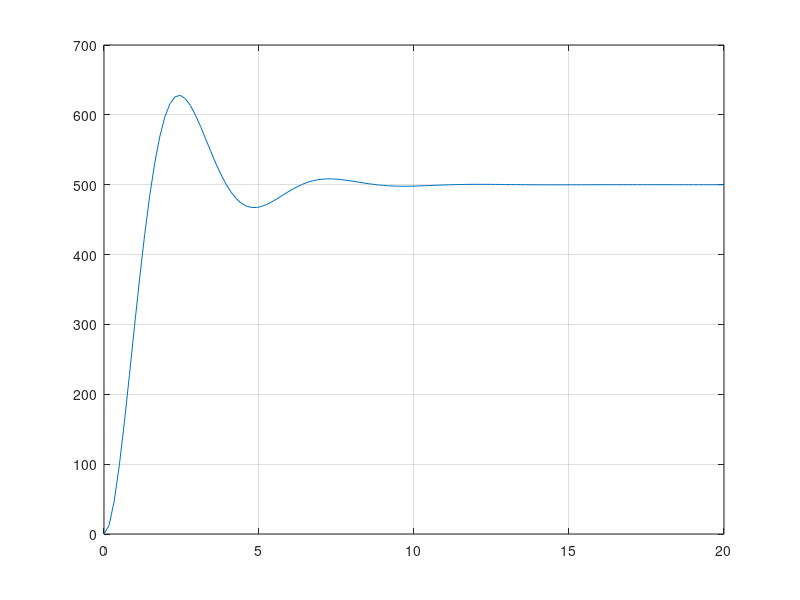

Recreate this plot in MATLAB. (Note: this script raises an error after producing the figure.)
% Nikhil Misra, Edward Liu, Shelley Wei, Cindy Ning
% ENGR 130 Module 6 Report
% Section B
% November 16th, 2023

clear;
clc;
close all;

% loading the external file
load('MEASURED_RPM.mat')

% graphing RPM vs time
plot(time, RPM)
grid on

% creating a straight line at y = 1000 to see if the graph ever reaches
% 1000 RPM
yline(1000)

% using the function to find the final RPM value, maximum overshoot
% percentage, rise time, and settling time of the wave
[steadyvalue, maximum, rising, settling] = getWaveformData(RPM, time);

%% Lab 2 P
clear;
clc;
close all;

% creating five plots that test five different values of P
figure(1)

subplot(5, 1, 1)
[trial_time1, trial_RPM1] = control_system('P', 1);
plot(trial_time1, trial_RPM1)
yline(1000)
[finalr1, maxover1, riset1, settlet1] = getWaveformData(trial_RPM1, trial_time1);
title('Graph for a P Value of 1')
xlabel('Time (s)')
ylabel('RPM')

subplot(5, 1, 2)
[trial_time2, trial_RPM2] = control_system('P', 55);
plot(trial_time2, trial_RPM2)
yline(1000)
[finalr2, maxover2, riset2, settlet2] = getWaveformData(trial_RPM2, trial_time2);
title('Graph for a P Value of 55')
xlabel('Time (s)')
ylabel('RPM')

subplot(5, 1, 3)
[trial_time3, trial_RPM3] = control_system('P', 70);
plot(trial_time3, trial_RPM3)
yline(1000)
[finalr3, maxover3, riset3, settlet3] = getWaveformData(trial_RPM3, trial_time3);
title('Graph for a P Value of 70')
xlabel('Time (s)')
ylabel('RPM')

subplot(5, 1, 4)
[trial_time4, trial_RPM4] = control_system('P', 90);
plot(trial_time4, trial_RPM4)
yline(1000)
[finalr4, maxover4, riset4, settlet4] = getWaveformData(trial_RPM4, trial_time4);
title('Graph for a P Value of 90')
xlabel('Time (s)')
ylabel('RPM')

subplot(5, 1, 5)
[trial_time5, trial_RPM5] = control_system('P', 100);
plot(trial_time5, trial_RPM5)
yline(1000)
[finalr5, maxover5, riset5, settlet5] = getWaveformData(trial_RPM5, trial_time5);
title('Graph for a P Value of 100')
xlabel('Time (s)')
ylabel('RPM')

%% LAB 2 PD
clear;
clc;
close all;

% creating five plots that test five different values of D while keeping P
% 100 because when P was 100, the final RPM was closest to the target value
figure(1)

subplot(5, 1, 1)
[trial_time1, trial_RPM1] = control_system('P', 100, 'D', 2);
plot(trial_time1, trial_RPM1)
yline(1000)
[finalr1, maxover1, riset1, settlet1] = getWaveformData(trial_RPM1, trial_time1);
title('Graph for a D Value of 2')
xlabel('Time (s)')
ylabel('RPM')

subplot(5, 1, 2)
[trial_time2, trial_RPM2] = control_system('P', 100, 'D', 14);
plot(trial_time2, trial_RPM2)
yline(1000)
[finalr2, maxover2, riset2, settlet2] = getWaveformData(trial_RPM2, trial_time2);
title('Graph for a D Value of 14')
xlabel('Time (s)')
ylabel('RPM')

subplot(5, 1, 3)
[trial_time3, trial_RPM3] = control_system('P', 100, 'D', 16);
plot(trial_time3, trial_RPM3)
yline(1000)
[finalr3, maxover3, riset3, settlet3] = getWaveformData(trial_RPM3, trial_time3);
title('Graph for a D Value of 16')
xlabel('Time (s)')
ylabel('RPM')

subplot(5, 1, 4)
[trial_time4, trial_RPM4] = control_system('P', 100, 'D', 18);
plot(trial_time4, trial_RPM4)
yline(1000)
[finalr4, maxover4, riset4, settlet4] = getWaveformData(trial_RPM4, trial_time4);
title('Graph for a D Value of 18')
xlabel('Time (s)')
ylabel('RPM')

subplot(5, 1, 5)
[trial_time5, trial_RPM5] = control_system('P', 100, 'D', 20);
plot(trial_time5, trial_RPM5)
yline(1000)
[finalr5, maxover5, riset5, settlet5] = getWaveformData(trial_RPM5, trial_time5);
title('Graph for a D Value of 20')
xlabel('Time (s)')
ylabel('RPM')

%% LAB 3 PID
clear;
clc;
close all;

% creating five plots that test five different values of I while keeping P
% 100 and D 20 because when D was 20, the maximum overshoot was smallest
figure(1)

subplot(5, 1, 1)
[trial_time1, trial_RPM1] = control_system('P', 100, 'I', 2, 'D', 20);
plot(trial_time1, trial_RPM1)
yline(1000)
[finalr1, maxover1, riset1, settlet1] = getWaveformData(trial_RPM1, trial_time1);
title('Graph for a I Value of 2')
xlabel('Time (s)')
ylabel('RPM')

subplot(5, 1, 2)
[trial_time2, trial_RPM2] = control_system('P', 100, 'I', 14, 'D', 20);
plot(trial_time2, trial_RPM2)
yline(1000)
[finalr2, maxover2, riset2, settlet2] = getWaveformData(trial_RPM2, trial_time2);
title('Graph for a I Value of 14')
xlabel('Time (s)')
ylabel('RPM')

subplot(5, 1, 3)
[trial_time3, trial_RPM3] = control_system('P', 100, 'I', 16, 'D', 20);
plot(trial_time3, trial_RPM3)
yline(1000)
[finalr3, maxover3, riset3, settlet3] = getWaveformData(trial_RPM3, trial_time3);
title('Graph for a I Value of 16')
xlabel('Time (s)')
ylabel('RPM')

subplot(5, 1, 4)
[trial_time4, trial_RPM4] = control_system('P', 100, 'I', 18, 'D', 20);
plot(trial_time4, trial_RPM4)
yline(1000)
[finalr4, maxover4, riset4, settlet4] = getWaveformData(trial_RPM4, trial_time4);
title('Graph for a I Value of 18')
xlabel('Time (s)')
ylabel('RPM')

% this graph has the best values of P, I, and D
subplot(5, 1, 5)
[trial_time5, trial_RPM5] = control_system('P', 100, 'I', 20, 'D', 20);
plot(trial_time5, trial_RPM5)
yline(1000)
[finalr5, maxover5, riset5, settlet5] = getWaveformData(trial_RPM5, trial_time5);
title('Graph for a I Value of 20')
xlabel('Time (s)')
ylabel('RPM')

%% Function
function [finalr, maxover, riset, settlet] = getWaveformData(r, t)
% Purpose: this function takes the RPM and time of a wave and finds the 
% final RPM value, maximum overshoot percentage, rise time, and settling 
% time of the wave
% Function call: getWaveformData(r, t)
% Input: r is the RPM values of the wave, and t is the corresponding time
% for the RPM values
% Output: finalr is the final RPM value, maxover is the maximum
% overshoot percentage, riset is the rise time, and settlet is the settling
% time of the wave
finalr = mean(r(end-10, end));
maxover = ((max(r) - finalr) / finalr) .* 100;
ten = 0.1 * finalr;
ninety = 0.9 * finalr;
index = t(r >= ten & r <= ninety);
riset = max(index) - min(index);
count = 1;
for idx = 1:length(r)
    if abs(finalr - r(idx))/finalr >= 0.05
        count = 0;
    else
        count = count + 1;
    end 
end
settleindex = length(r) - count;
settlet = t(settleindex);
fprintf('The final RPM is %.4f, the maximum overshoot is %.4f%%, the rise time is %.4f, and the settling time is %.4f.\n', finalr, maxover, riset, settlet)
end

function [new_time, new_RPM] = control_system(varargin)
%CONTROL_SYSTEM simulates either manual or PID control of a DC Motor
%
% Syntax:
%   [new_time, new_RPM] = control_system('P', Kp)
%   [new_time, new_RPM] = control_system('P', Kp, 'D', Kd)
%   [new_time, new_RPM] = control_system('P', Kp, 'I', Ki, 'D', Kd)
%
% Inputs:
%    'P' - Callout the fact that the next input is proportional gain value
%    Kp - The value of proportional gain
%    'I' - Callout the fact that the next input is integral gain value
%    Ki - The value of integral gain
%    'D' - Callout the fact that the next input is derivative gain value
%    Kd - The value of derivative gain
%
% Outputs:
%    new_time - The resulting x-axis of time values in a vector from simulation
%    new_RPM - The resulting y-axis values of simulated RPM control in a vector from simulation
%
% Example:
%   Simulate the Proportional Gain at 50
%   [t, y] = control_system('P', 50)
%   Simulate a PD Control with values of 20 and 5
%   [t, y] = control_system('P', 20, 'D', 5)

% April 2020; Last revision: 10-November-2020
%
%------------- BEGIN CODE --------------

Kp = 0;
Ki = 0;
Kd = 0;

switch nargin
    case 2
        switch varargin{1}
            case 'P'
                Kp = varargin{2};
            case 'I'
                Ki = varargin{2};
            case 'D'
                Kd = varargin{2};
            otherwise
                warning("This is not a valid character!")
        end
    case 4
        switch varargin{1}
            case 'P'
                Kp = varargin{2};
            case 'I'
                Ki = varargin{2};
            case 'D'
                Kd = varargin{2};
            otherwise
                warning("This is not a valid character!")
        end
        
        switch varargin{3}
            case 'P'
                Kp = varargin{4};
            case 'I'
                Ki = varargin{4};
            case 'D'
                Kd = varargin{4};
            otherwise
                warning("This is not a valid character!")
        end
        
        case 6
        switch varargin{1}
            case 'P'
                Kp = varargin{2};
            case 'I'
                Ki = varargin{2};
            case 'D'
                Kd = varargin{2};
            otherwise
                warning("This is not a valid character!")
        end
        
        switch varargin{3}
            case 'P'
                Kp = varargin{4};
            case 'I'
                Ki = varargin{4};
            case 'D'
                Kd = varargin{4};
            otherwise
                warning("This is not a valid character!")
        end
        
        switch varargin{5}
            case 'P'
                Kp = varargin{6};
            case 'I'
                Ki = varargin{6};
            case 'D'
                Kd = varargin{6};
            otherwise
                warning("This is not a valid character!")
        end
        
    otherwise
        warning("Invalid amounts of arguments! Check format of function.")
end

if Kp <= 100 && Kd <= 20 && Ki <= 20
    
    s = tf('s');
    P = 1/(1*s^2 + 1.125*s + 1);
    C = pid(Kp, Ki, Kd);
    T = feedback(P*C,1);
    
    [y, t] = step(T,20);
    new_time = t;
    new_RPM = y*1000;
else
    new_time = -1;
    new_RPM = -1;
    warning("The controller cannot use one of your values! It is too high!")
end

end